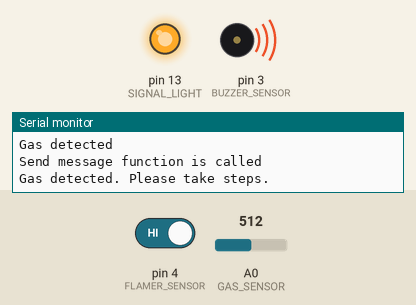
This sketch was run on a simulated Arduino Uno, built with avr-gcc and run on an emulated ATmega328P. Shown: output pins drawn as LEDs (lit = HIGH), buzzer (waves = sounding, pin HIGH), the last lines printed to the serial monitor. The inputs (shaded band) are chosen by the test bench; at power-on: A0 (GAS_SENSOR) = 512, pin 4 (FLAMER_SENSOR) HIGH.

Above: at 0.96 s.
1.3 s: A0 (GAS_SENSOR) set to 307
4.3 s: A0 (GAS_SENSOR) set to 290
At 5.3 s:
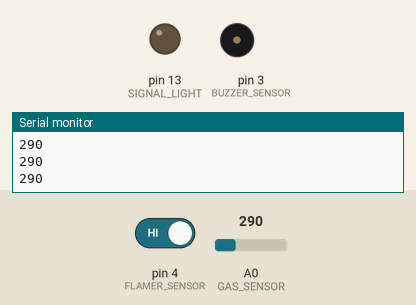
5.8 s: pin 4 (FLAMER_SENSOR) driven LOW
At 6.07 s:
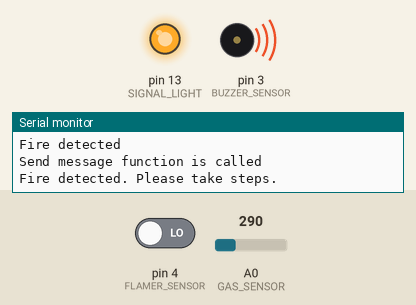
8.8 s: pin 4 (FLAMER_SENSOR) driven HIGH
At 10.0 s:
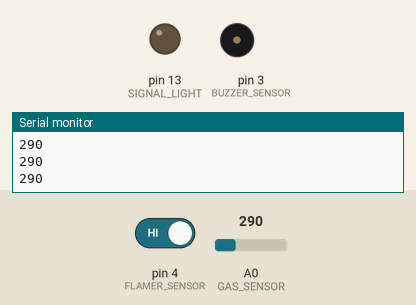
10.3 s: A0 (GAS_SENSOR) set to 306
At 10.57 s:
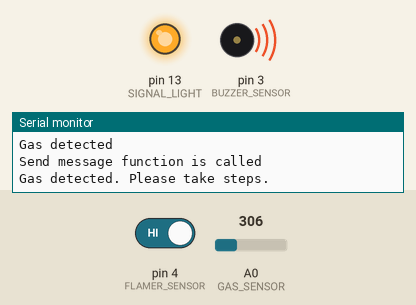
Timing chart, 0 to 17.9 s (numbered marks = the images above; inputs shaded):
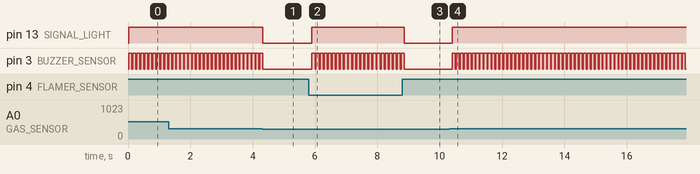

The sketch:

GasAndFireAlertSystem.ino
```cpp
#define SIGNAL_LIGHT 13
#define FLAMER_SENSOR 4
#define BUZZER_SENSOR 3
#define GAS_SENSOR A0
int gas_detected_value = 300;
int sensorValue = 0;
int FLAME = LOW;
String fireMassage = "Fire detected. Please take steps.";
String gasMassage = "Gas detected. Please take steps.";

//--------- main source ------------
void sendSMS(String message){
  Serial.println("Send message function is called");
  Serial.println(message);
}

void send_alert(String detection){
  Serial.println(detection);
  if(detection == "fire"){
    Serial.println("Fire detected");
    sendSMS(fireMassage);
  }
  else if(detection == "gas"){
    Serial.println("Gas detected");
    sendSMS(gasMassage);
  }

  digitalWrite(SIGNAL_LIGHT, HIGH);

  digitalWrite(BUZZER_SENSOR, HIGH);
  delay(100);
  digitalWrite(BUZZER_SENSOR, LOW);
}

void clean_enviroment(){
  digitalWrite(BUZZER_SENSOR, LOW);
  digitalWrite(SIGNAL_LIGHT, LOW);
}


//--------- main source ------------
void setup() {
  Serial.begin(9600);
  pinMode(BUZZER_SENSOR, OUTPUT);
  pinMode(FLAMER_SENSOR, INPUT);
  pinMode(SIGNAL_LIGHT, OUTPUT);
}

void loop(){
  FLAME = digitalRead(FLAMER_SENSOR);
  sensorValue = analogRead(GAS_SENSOR);
  Serial.println(sensorValue);

  if(FLAME == LOW){
    send_alert("fire");
  }
  else if(sensorValue > gas_detected_value)
  {
    send_alert("gas");
  }
  else{
    clean_enviroment();
  }
}
```

Measured:
- the behaviour switches between 301 and 300 on A0 (GAS_SENSOR) (found by bisection; images 0 and 1)
- after the input at 4.3 s, pin 13 (SIGNAL_LIGHT): HIGH → LOW at once; pin 3 (BUZZER_SENSOR): goes on until 4.3 s, then stays LOW
- after the input at 5.8 s, pin 13 (SIGNAL_LIGHT): LOW → HIGH after 0.10 s; pin 3 (BUZZER_SENSOR): alternates HIGH for 0.10 s and LOW for 0.03 s, starting after 0.10 s
- after the input at 8.8 s, pin 13 (SIGNAL_LIGHT): HIGH → LOW after 0.07 s; pin 3 (BUZZER_SENSOR): goes on until 8.9 s, then stays LOW
- after the input at 10.3 s, pin 13 (SIGNAL_LIGHT): LOW → HIGH after 0.10 s; pin 3 (BUZZER_SENSOR): alternates HIGH for 0.10 s and LOW for 0.03 s, starting after 0.10 s
- by itself, pin 3 (BUZZER_SENSOR): alternates HIGH for 0.10 s and LOW for 0.03 s
